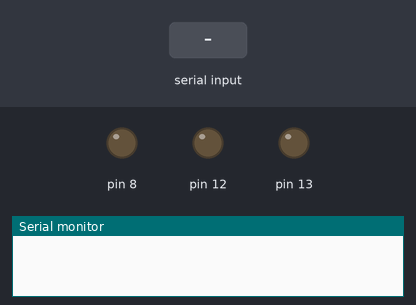
The sketch below on a simulated Arduino Uno, built with avr-gcc and run on an emulated ATmega328P. Parts: output pins drawn as LEDs (lit = HIGH), the last lines printed to the serial monitor. The test bench sets the inputs (shaded band). No radio packets arrive unless stated.

Above: at 1.2 s.
1.3 s: "r" received over the second serial link
At 2.1 s:
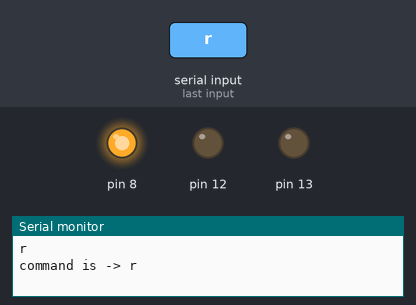
2.8 s: "g" received over the second serial link
At 3.3 s:
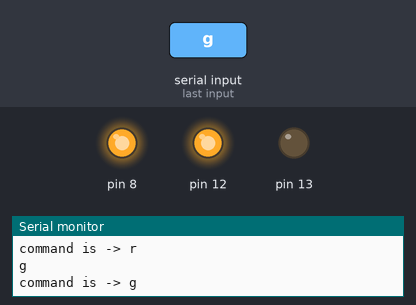
4.3 s: "b" received over the second serial link
At 5.5 s:
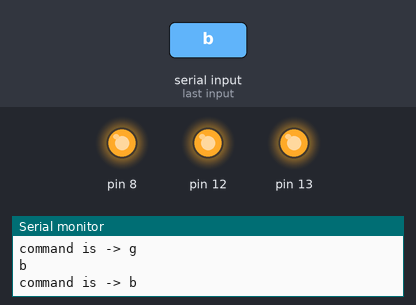
5.8 s: "r" received over the second serial link
At 6.7 s:
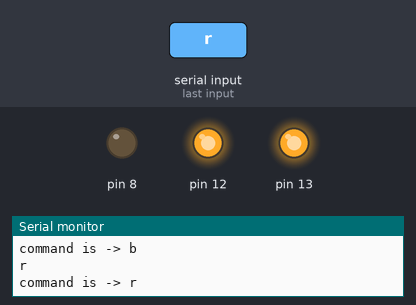
7.3 s: "g" received over the second serial link
At 7.9 s:
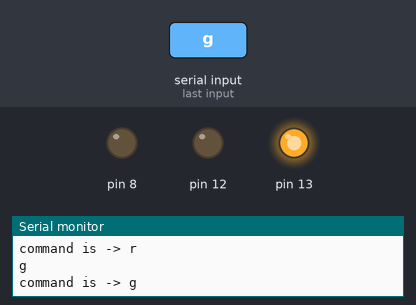
Timing chart, 0 to 9.8 s (numbered marks = the images above; inputs shaded):
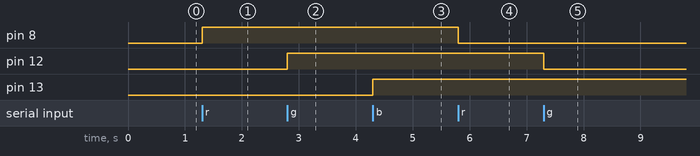

Measured:
- after the input at 1.3 s, pin 8: LOW → HIGH at once
- after the input at 2.8 s, pin 12: LOW → HIGH at once
- after the input at 4.3 s, pin 13: LOW → HIGH at once
- after the input at 5.8 s, pin 8: HIGH → LOW at once
- after the input at 7.3 s, pin 12: HIGH → LOW at once

The sketch:

bt_rgb_nrf.ino
```cpp
#define rxPin 2
#define txPin 4

#include <SoftwareSerial.h>
#include <SPI.h>
//#include <nRF24L01.h>
#include <RF24.h>

SoftwareSerial mySerial =  SoftwareSerial(rxPin, txPin);
int state1 = LOW;
int state2 = LOW;
int state3 = LOW;

// CE,CSN пины
RF24 radio(9,10);

void setup()
{
  Serial.begin(38400);

  pinMode(rxPin, INPUT);
  pinMode(txPin, OUTPUT);

  pinMode(13, OUTPUT);
  pinMode(12, OUTPUT);
  pinMode(8, OUTPUT);

  radio.begin();
  radio.setPALevel(RF24_PA_MAX);
  radio.setChannel(0x4c);
  radio.openWritingPipe(0xF0F0F0F0E1LL);
  radio.enableDynamicPayloads();
  radio.powerUp();

  mySerial.begin(9600);
}

void loop() // run over and over
{
  String command = "";
  char outBuffer[32]= "";
  while (mySerial.available() > 0)
  {
    char c = mySerial.read();
    Serial.println(c);
    command.concat(c);
  }

  command.trim();
  if (command == "")
    return;

  Serial.println("command is -> " + command);

  if (command == "r")
  {
    if (state3 == LOW)
      state3 = HIGH;
    else if (state3 == HIGH)
      state3 = LOW;

    digitalWrite(8, state3);
  }

  if (command == "g")
  {
    if (state2 == LOW)
      state2 = HIGH;
    else if (state2 == HIGH)
      state2 = LOW;

    digitalWrite(12, state2);
  }

  if (command == "b")
  {
    if (state1 == LOW)
      state1 = HIGH;
    else if (state1 == HIGH)
      state1 = LOW;

    digitalWrite(13, state1);
  }

  String out = "dev1:p1:" + command;
  out.toCharArray(outBuffer, 32);
  radio.write(outBuffer, 32);
}
```
